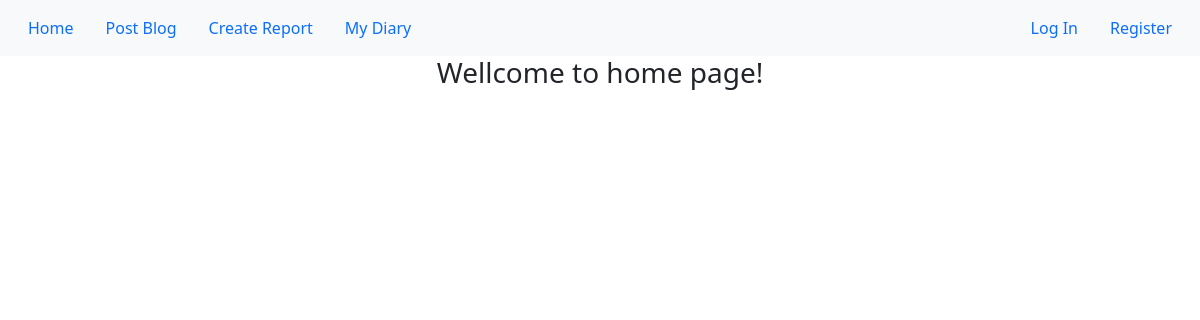
Before: / with the older database file.
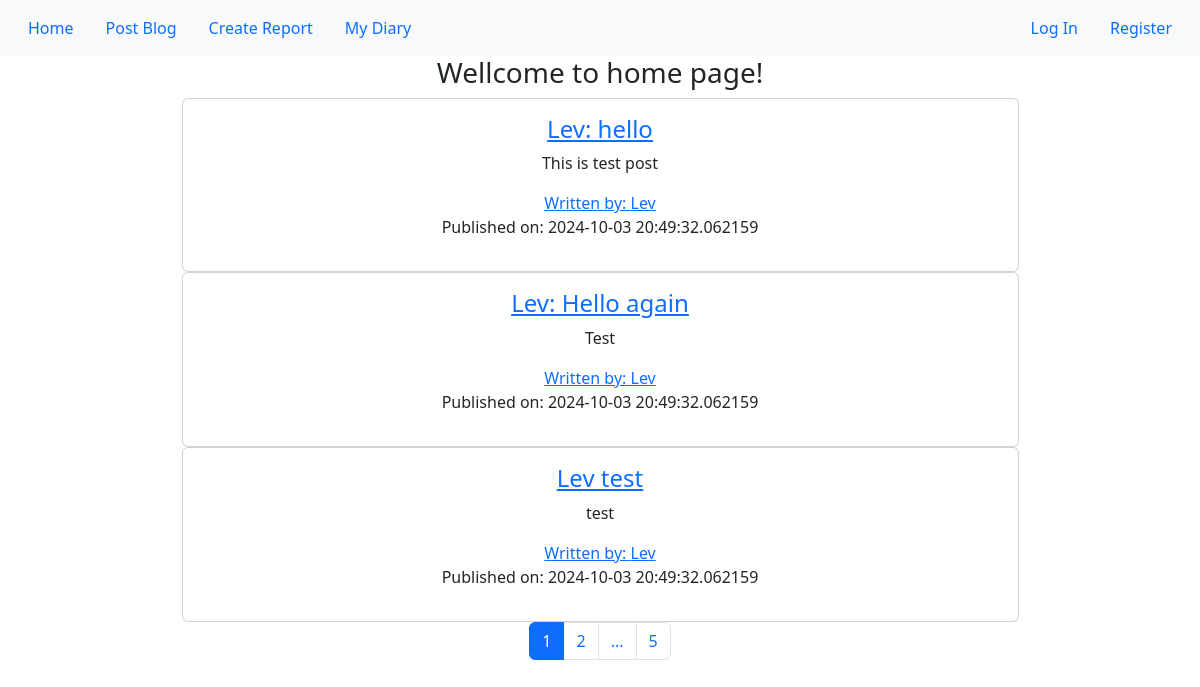
After: the same page with the newer database file.
### compro/models.py (models this page shows, shortened)
class Blogs(db.Model):
    __tablename__ = 'blogs'
    id = db.Column(db.Integer, primary_key=True)
    title = db.Column(db.String(128), nullable=False)
    content = db.Column(db.Text, nullable=False)
    posted_date = db.Column(db.DateTime, default = datetime.utcnow())
    author_id = db.Column(db.Integer, db.ForeignKey('users.id'), nullable=False)

class Users (db.Model, UserMixin):
     __tablename__ = 'users'
     id = db.Column(db.Integer, primary_key=True)
     username = db.Column(db.String(64), nullable = False)
     email = db.Column(db.String(128), nullable=True, index=True, unique=True)
     hash_password = db.Column(db.String(128))
     profile_photo_path = db.Column(db.String(), default='default.jpg')
     post = db.relationship('Blogs', backref='author', lazy='dynamic')

### compro/core/views.py (the view)
@core_bp.route('/')
def index():
    page = request.args.get('page', 1, type=int)
    blog_posts = Blogs.query.order_by(Blogs.posted_date.desc()).paginate(page=page, per_page=3)
    return render_template('index.html', blog_posts=blog_posts, page=page)

### compro/templates/index.html
{% extends 'base.html' %}
{% block content %}
    <h3 align="center">Wellcome to home page!</h3>
    <div class="container center">
        {% for post in blog_posts.items %}
    <div align="center">
    <div class="card w-75" >
      <div class="card-body">
        <h4><a href="{{ url_for('blog.read_post',post_id=post.id) }}">{{ post.title }}</a></h4>
        <p class="card-text">{{ post.content }}</p>
        <a href="#" class="card-link">Written by: {{ post.author.username }}</a>
        <p>Published on: {{ post.posted_date }}</p>
      </div>
    </div>
    </div>
        {% endfor %}
    </div>
  <nav aria-label="pagination">
  <ul class="pagination justify-content-center">
    {% for num_page in blog_posts.iter_pages(left_edge=1, left_current=1, right_current=2, right_edge=1) %}
            {% if page == num_page %}
            <li class="page-item active" ><span class="page-link">{{ num_page }}</span></li>
            {% elif num_page == None %}
             <li class="page-item" ><span class="page-link">...</span></li>
            {% else %}
            <li class="page-item"><a class="page-link" href="{{ url_for('core.index',page=num_page) }}">{{ num_page }}</a></li>
            {% endif %}
      {% endfor %}
  </ul>
</nav>
{% endblock %}

### compro/templates/base.html (shortened to what this page needs)
<!doctype html>
<html lang="en">
  <head>
    <link href="https://cdn.jsdelivr.net/npm/bootstrap@5.3.3/dist/css/bootstrap.min.css" rel="stylesheet">
  </head>
  <body>
<nav class="navbar navbar-expand-lg bg-body-tertiary">
<div class="container-fluid">
  <ul class="nav">
  <li class="nav-item">
    <a class="nav-link"  href="{{ url_for('core.index') }}">Home</a>
  </li>
  <li class="nav-item">
    <a class="nav-link" href="{{ url_for('blog.create_post') }}">Post Blog</a>
  </li>
  <li class="nav-item">
    <a class="nav-link" href="#">Create Report</a>
  </li>
  <li class="nav-item">
    <a class="nav-link" href="#">My Diary</a>
  </li>
  </ul>
  <ul class="nav justify-content-end">
      {% if current_user.is_authenticated %}
  <li class="nav-item">
    <a class="nav-link" href="{{ url_for('users.profile') }}">Profile</a>
  </li>
  <li class="nav-item">
    <a class="nav-link" href="{{ url_for('users.logout') }}">Logout</a>
  </li>
      {% else %}
  <li class="nav-item">
    <a class="nav-link" href="{{ url_for('users.login') }}">Log In</a>
  </li>
  <li class="nav-item">
    <a class="nav-link" href="{{ url_for('users.register') }}">Register</a>
  </li>
      {% endif %}
</ul>
</div>
</nav>
  {% block content %}
  {% endblock %}
  </body>
</html>

Changed rows visible on the page:
added Blogs: title "Lev: hello", content "This is test post", author.username "Lev", posted_date "2024-10-03 20:49:32.062159"
added Blogs: title "Lev: Hello again", content "Test", author.username "Lev", posted_date "2024-10-03 20:49:32.062159"
added Blogs: title "Lev test", content "test", author.username "Lev", posted_date "2024-10-03 20:49:32.062159"
Other visible differences:
new list line: "1"
new list line: "2"
new list line: "5"
